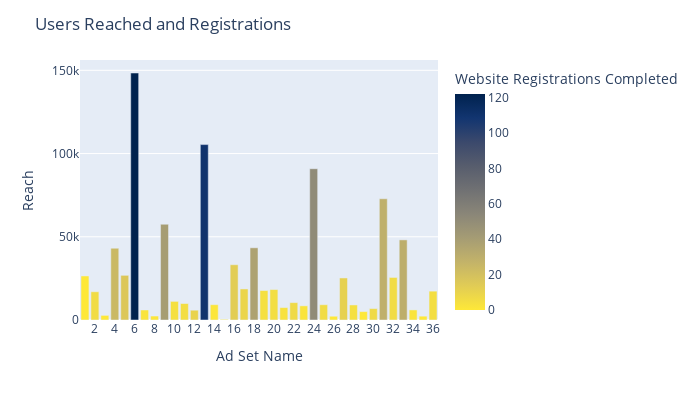

Source (notebook cell):
### Code cell
import numpy as np
import plotly.express as px

fig = px.bar(grouped,  y='Reach', x='Ad Set Name',
             hover_data=['Impressions', 'Frequency'], color='Website Registrations Completed',
             height=400, width=700, color_continuous_scale=px.colors.sequential.Cividis_r,
            )
fig.update_xaxes(nticks=36)
fig.update_layout(uniformtext_minsize=12, title_text='Users Reached and Registrations')

fig.show()

### Figure 1 — Plotly figure (JSON) as saved in the notebook; plotly's stock layout.template omitted (floating-point values rounded to 4 significant figures)
{"data": [{"alignmentgroup": "True", "customdata": [[207604, 9.187], [130882, 7.426], [105168, 15.0], [63425, 7.058], [51296, 8.612], [56956, 7.135], [87015, 8.57], [55490, 7.831], [30412, 7.865], [38182, 6.828], [25842, 6.148], [5985, 6.191], [20160, 6.312], [6877, 6.125], [12380, 7.042], [9276, 6.091], [27624, 6.791], [20831, 7.382], [9951, 13.03], [18765, 6.666], [19717, 6.762], [18491, 7.268], [11317, 6.154], [9137, 6.055], [8889, 7.282], [10200, 7.02], [6148, 6.401], [6147, 6.524], [9271, 7.521], [2391, 6.014], [2332, 6.07], [406, 6], [2268, 6.02], [5138, 6.378], [2795, 6.027], [29730, 6.922]], "hoverlabel": {"namelength": 0}, "hovertemplate": "Ad Set Name=%{x}<br>Reach=%{y}<br>Impressions=%{customdata[0]}<br>Frequency=%{customdata[1]}<br>Website Registrations Completed=%{marker.color}", "legendgroup": "", "marker": {"color": [122, 110, 51, 40, 37, 30, 29, 24, 16, 13, 11, 10, 9, 7, 7, 6, 6, 6, 5, 5, 5, 4, 4, 4, 3, 2, 2, 2, 1, 1, 0, 0, 0, 0, 0, 0], "coloraxis": "coloraxis"}, "name": "", "offsetgroup": "", "orientation": "v", "showlegend": false, "textposition": "auto", "type": "bar", "x": [6, 13, 24, 9, 18, 33, 31, 4, 5, 16, 27, 12, 17, 30, 22, 25, 32, 2, 11, 36, 20, 19, 10, 28, 21, 23, 7, 34, 14, 8, 35, 15, 26, 29, 3, 1], "xaxis": "x", "y": [148384, 105376, 90877, 57520, 43377, 48128, 72834, 43112, 26836, 33208, 25270, 5896, 18662, 6841, 10440, 9179, 25560, 16972, 9904, 17332, 18284, 17689, 11188, 9037, 7468, 8514, 6028, 6064, 9189, 2383, 2302, 406, 2262, 5049, 2775, 26469], "yaxis": "y"}], "layout": {"barmode": "relative", "coloraxis": {"colorbar": {"title": {"text": "Website Registrations Completed"}}, "colorscale": [[0, "#fee838"], [0.1111, "#e1cc55"], [0.2222, "#c3b369"], [0.3333, "#a59c74"], [0.4444, "#8a8678"], [0.5556, "#707173"], [0.6667, "#575d6d"], [0.7778, "#3b496c"], [0.8889, "#123570"], [1, "#00224e"]]}, "height": 400, "legend": {"tracegroupgap": 0}, "margin": {"t": 60}, "title": {"text": "Users Reached and Registrations"}, "uniformtext": {"minsize": 12}, "width": 700, "xaxis": {"anchor": "y", "domain": [0, 1], "nticks": 36, "title": {"text": "Ad Set Name"}}, "yaxis": {"anchor": "x", "domain": [0, 1], "title": {"text": "Reach"}}}}
